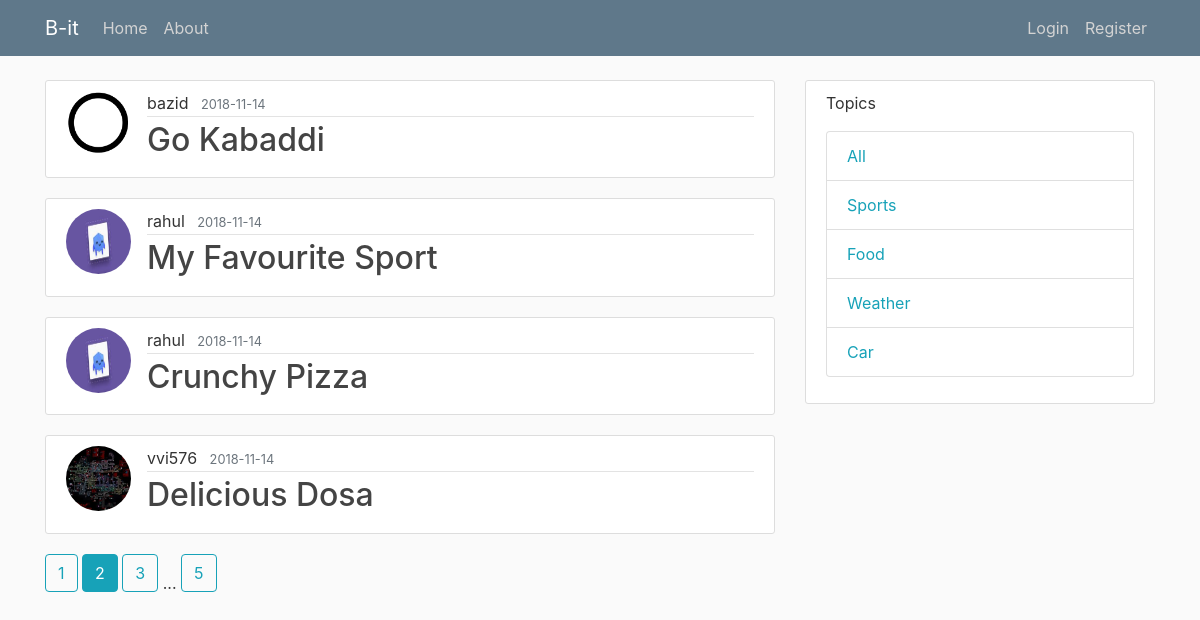
The page /home?page=2 on the database its author committed.
### bit/models.py (models this page shows, shortened)
class Post(db.Model):
	id=db.Column(db.Integer,primary_key=True)
	dateposted=db.Column(db.DateTime,nullable=False,default=datetime.utcnow)
	title=db.Column(db.String(30),nullable=False)
	content=db.Column(db.Text,nullable=False)
	topic=db.Column(db.String(10),nullable=False)
	user_id = db.Column(db.Integer, db.ForeignKey('user.id'), nullable=False)

class User(db.Model,UserMixin):
	id=db.Column(db.Integer,primary_key=True)
	username=db.Column(db.String(20),unique=True,nullable=False)
	email=db.Column(db.String(120),unique=True,nullable=False)
	password=db.Column(db.String(20),nullable=False)
	profile_pic=db.Column(db.String(30),nullable=False,default="default.jpg")
	posts = db.relationship('Post', backref='author', lazy=True)

### bit/routes.py (the view)
@app.route("/")
@app.route("/home")
def home():
	pages=request.args.get('page',1,type=int)
	posts=Post.query.order_by(Post.dateposted.desc()).paginate(page=pages,per_page=4)
	return render_template("homepage.html",display_info=posts,topic="all")

### bit/templates/homepage.html
{% extends "layout.html" %}
{% block content %}
	{% for post in display_info.items %}
	<div class="media content-section">
		<img class="rounded-circle article-img" src="{{ url_for('static',filename='Profile/'+post.author.profile_pic) }}"/>
		<div class="media-body">
		<div class="article-metadata">
			<a class="mr-2">{{ post.author.username }}</a>
			<small class="text-muted">{{ post.dateposted.strftime("%Y-%m-%d") }}</small>
		</div>
		<h2><a class="article-title" href="{{ url_for('post',post_id=post.id) }}">{{ post.title }}</a></h2>
		</div>
	</div>
	{% endfor %}
	{% for pageNum in display_info.iter_pages(right_edge=1,left_edge=1,left_current=1,right_current=2) %}
		{% if pageNum%}
			{% if pageNum==display_info.page %}
				{% if topic=="all" %}
					<a class="btn btn-info mb-4" href="{{ url_for('home',page=pageNum) }}">{{pageNum}}</a>
				{% else %}
					<a class="btn btn-info mb-4" href="{{ url_for('filter_home',page=pageNum,info_to_display=topic) }}">{{pageNum}}</a>
				{% endif %}
			{% else %}
				{% if topic=="all" %}
					<a class="btn btn-outline-info mb-4" href="{{ url_for('home',page=pageNum) }}">{{pageNum}}</a>
				{% else %}
					<a class="btn btn-outline-info mb-4" href="{{ url_for('filter_home',page=pageNum,info_to_display=topic) }}">{{pageNum}}</a>
				{% endif %}
			{% endif %}
		{% else %}
			...
		{% endif %}
	{% endfor %}
{% endblock content%}

### bit/static/main.css (style rules this page uses)
body { background: #fafafa; color: #333333; margin-top: 5rem; }
h1, h2, h3, h4, h5, h6 { color: #444444; }
.content-section { background: #ffffff; padding: 10px 20px; border: 1px solid #dddddd; border-radius: 3px; margin-bottom: 20px; }
.article-title { color: #444444; }
.article-img { height: 65px; width: 65px; margin-right: 16px; }
.article-metadata { padding-bottom: 1px; margin-bottom: 4px; border-bottom: 1px solid #e3e3e3 }

### rows shown on the page
Post: profile_pic (picture), author.username "bazid", dateposted "2018-11-14", title "Go Kabaddi"
Post: profile_pic (picture), author.username "rahul", dateposted "2018-11-14", title "My Favourite Sport"
Post: profile_pic (picture), author.username "rahul", dateposted "2018-11-14", title "Crunchy Pizza"
Post: profile_pic (picture), author.username "vvi576", dateposted "2018-11-14", title "Delicious Dosa"

### other values the page prints
{{ pageNum }} "1" "3" "5"
{{ pageNum }} "2"
